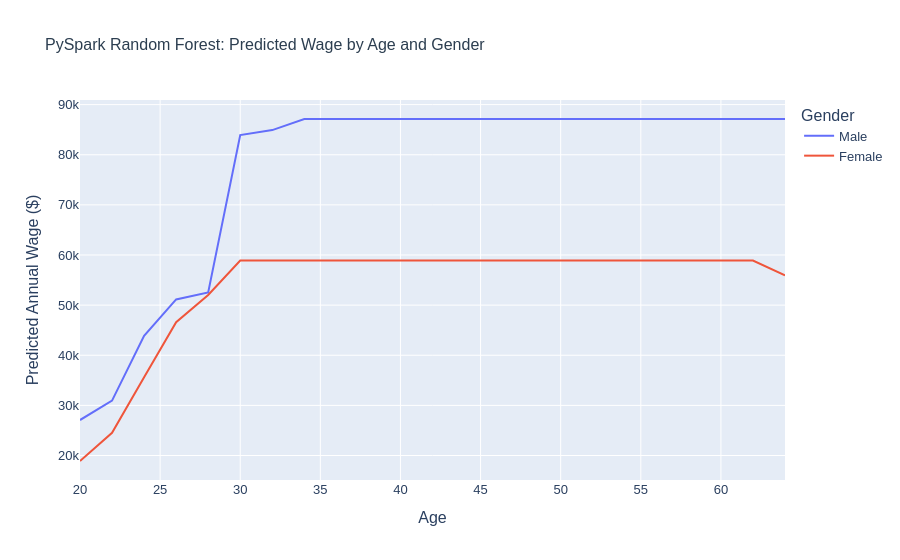

The cell this chart's notebook holds for it:
### Markdown cell above
## Predicted wage by age and gender

### Code cell
fig = px.line(
    pdp,
    x="AGE",
    y="predicted_wage",
    color="SEX",
    title="PySpark Random Forest: Predicted Wage by Age and Gender",
    labels={
        "AGE": "Age",
        "predicted_wage": "Predicted Annual Wage ($)",
        "SEX": "Gender"
    }
)

apply_theme(fig)
fig.show()

### Figure 1 — Plotly figure (JSON) as saved in the notebook; plotly's stock layout.template omitted (floating-point values rounded to 4 significant figures)
{"data": [{"hovertemplate": "Gender=Male<br>Age=%{x}<br>Predicted Annual Wage ($)=%{y}<extra></extra>", "legendgroup": "Male", "line": {"color": "#636efa", "dash": "solid"}, "marker": {"symbol": "circle"}, "mode": "lines", "name": "Male", "orientation": "v", "showlegend": true, "type": "scatter", "x": [20, 22, 24, 26, 28, 30, 32, 34, 36, 38, 40, 42, 44, 46, 48, 50, 52, 54, 56, 58, 60, 62, 64], "xaxis": "x", "y": [27070.0, 30940.0, 43880.0, 51130.0, 52520.0, 83930.0, 84920.0, 87130.0, 87130.0, 87130.0, 87130.0, 87130.0, 87130.0, 87130.0, 87130.0, 87130.0, 87130.0, 87130.0, 87130.0, 87130.0, 87130.0, 87130.0, 87130.0], "yaxis": "y"}, {"hovertemplate": "Gender=Female<br>Age=%{x}<br>Predicted Annual Wage ($)=%{y}<extra></extra>", "legendgroup": "Female", "line": {"color": "#EF553B", "dash": "solid"}, "marker": {"symbol": "circle"}, "mode": "lines", "name": "Female", "orientation": "v", "showlegend": true, "type": "scatter", "x": [20, 22, 24, 26, 28, 30, 32, 34, 36, 38, 40, 42, 44, 46, 48, 50, 52, 54, 56, 58, 60, 62, 64], "xaxis": "x", "y": [18900.0, 24530.0, 35590.0, 46590.0, 52030.0, 58900.0, 58900.0, 58900.0, 58900.0, 58900.0, 58900.0, 58900.0, 58900.0, 58900.0, 58900.0, 58900.0, 58900.0, 58900.0, 58900.0, 58900.0, 58900.0, 58900.0, 55920.0], "yaxis": "y"}], "layout": {"colorway": ["#2c7bb6", "#d7191c", "#fdae61", "#1a9641"], "font": {"family": "Arial", "size": 13}, "legend": {"title": {"text": "Gender"}, "tracegroupgap": 0}, "title": {"font": {"color": "#2c3e50", "size": 16}, "text": "PySpark Random Forest: Predicted Wage by Age and Gender"}, "xaxis": {"anchor": "y", "domain": [0, 1], "title": {"text": "Age"}}, "yaxis": {"anchor": "x", "domain": [0, 1], "title": {"text": "Predicted Annual Wage ($)"}}}}
